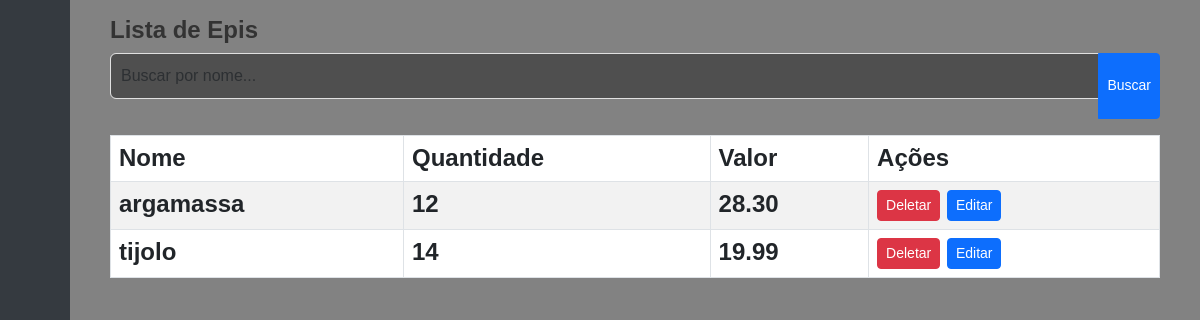
/epis/cadastro/lista/, run on the app's committed database.
### app_cadastro_usuarios/models.py (models this page shows, shortened)
class Epis(models.Model):
    id_epi = models.AutoField(primary_key=True)
    nome = models.TextField(max_length=255, null=False, blank=False)
    quantidade = models.CharField(max_length=100)
    valor = models.DecimalField(max_digits=10, decimal_places=2)

### app_cadastro_usuarios/views.py (the view, shortened to what this page needs)
# urls.py: path('epis/cadastro/', views.cadastro_epi, name='cadastro_epi'),
def epis(request):
    epis = {
        'epis': Epis.objects.all()
    }
    return render(request, 'epis/epis.html', epis)

### app_cadastro_usuarios/templates/epis/epis.html (shortened to what this page needs)
{% extends 'usuarios/base.html' %}
{% block conteudo %}
<div class="container">
    <h1>Lista de Epis</h1>
    <form method="GET" action="{% url 'listar_epis' %}">
        <div class="input-group mb-3">
            <input type="text" name="busca" class="form-control" placeholder="Buscar por nome..." value="{{ termo_busca }}">
            <button class="btn btn-primary btn-sm" type="submit">Buscar</button>
        </div>
    </form>
    <table class="table table-bordered table-striped">
        <thead>
            <tr>
                <th>Nome</th>
                <th>Quantidade</th>
                <th>Valor</th>
                <th>Ações</th>
            </tr>
        </thead>
        <tbody>
            {% if epis %}
                {% for epi in epis %}
                    <tr>
                        <td>{{ epi.nome }}</td>
                        <td>{{ epi.quantidade }}</td>
                        <td>{{ epi.valor }}</td>
                        <td>
                            <a href="{% url 'deletar_epi' epi.id_epi %}" class="btn btn-danger btn-sm" onclick="return confirm('Tem certeza que deseja deletar este Epi?');">Deletar</a>
                            <a href="{% url 'editar_epi' epi.id_epi %}" class="btn btn-primary btn-sm">Editar</a>
                        </td>
                    </tr>
                {% endfor %}
            {% else %}
                <tr>
                    <td colspan="4">Nenhum Epi encontrado.</td>
                </tr>
            {% endif %}
        </tbody>
    </table>
</div>
{% endblock %}

### static/css/style.css (style rules this page uses)
a { color: #007bff; text-decoration: none; }
h1 { font-weight: 600; font-size: 1.5rem; }
body { font-family: 'Arial', sans-serif; background-color: #4f4f4f; color: #333; }
.form-control { background-color: #4f4f4f; border: 1px solid #e0e0e0; color: white; margin-bottom: 20px; padding: 10px; width: 100%; }

### data on the page
Epis: nome "argamassa", quantidade "12", valor "28.30"
Epis: nome "tijolo", quantidade "14", valor "19.99"
